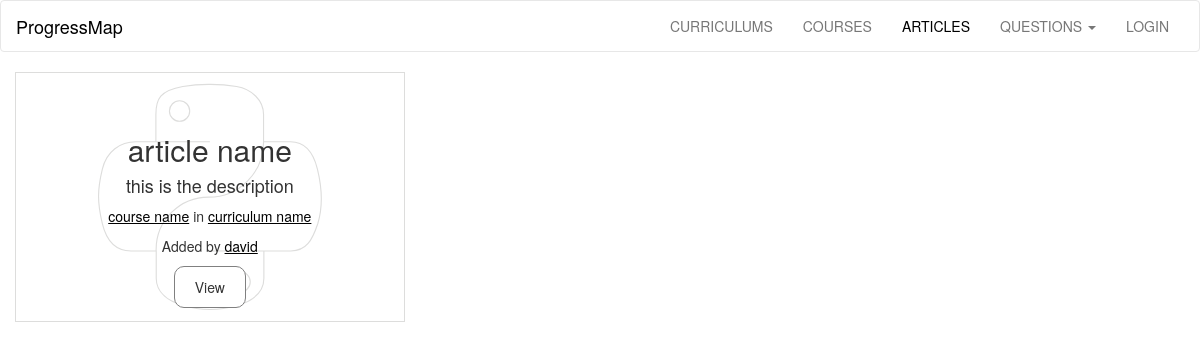
The app's page /articles/ with its own data.
### progressMap/models.py (models this page shows, shortened)
class Articles(db.Model):
	id  = db.Column(db.Integer, primary_key = True)
	title = db.Column(db.String(300), nullable=False)
	course = db.Column(db.Text, nullable=False)
	curriculum = db.Column(db.Text, nullable=False)
	description = db.Column(db.Text, nullable=False)
	user_id = db.Column(db.Integer, db.ForeignKey('user.id'), nullable=False)

class User(db.Model, UserMixin):
	id = db.Column(db.Integer, primary_key = True)
	username = db.Column(db.String(40), unique = True)
	email = db.Column(db.String(120), unique = True)
	password_hash = db.Column(db.String)
	articles =  db.relationship('Articles', backref='user', lazy='dynamic')
	courses =  db.relationship('Courses', backref='user', lazy='dynamic')
	curriculums =  db.relationship('Curriculums', backref='user', lazy='dynamic')
	completed = db.relationship('Completed', backref='user', lazy='dynamic')
	allContent = db.relationship('AllContent', backref='user', lazy='dynamic')
	@property
	def password(self):
		raise AttributeError('password: write-only field')

### progressMap/articles/views.py (the view)
@articles.route('/')
def show():
	articlesList = models.getFromDb(models.Articles, 6)
	return render_template('articles.html', articlesList=articlesList)

### progressMap/models.py (called while the page is built)
def getFromDb(className, num):
	return className.query.order_by(desc(className.title)).limit(num)

### progressMap/templates/articles.html (shortened to what this page needs)
{% extends 'base.html' %}
{% block articles_link %}
<li><a class="active" href="{{ url_for('articles.show')}}">ARTICLES</a></li>
{% endblock %}
{% block content %}
{% if articlesList %}
<section class="container-fluid content">
	{% for article in articlesList %}
	<section class="text-center tile">
		<article class="title">
			<br /><br /><br />
			<h2 style="margin-top: 0px;">{{ article.title }}</h2>
			<h4 class="desc">
				{{ article.description }}
			</h4>
			<p class="date underline">
				<a>{{ article.course }}</a> in
				<a>{{ article.curriculum }}</a>
			</p>
			<p class="underline">Added by
				<a href="{{ url_for('user.userPage', username=article.user.username)}}">
					{{ article.user.username }}
				</a>
			</p>
			<button class="button">View</button>
		</article>
	</section>
	{% endfor %}
</section>
{% endif %}
{% endblock %}

### progressMap/static/css/main.css (style rules this page uses)
a { color: black; text-decoration: none; }
.underline a { text-decoration: underline; }
.navbar-default .navbar-nav>li>a.active { color: black; }
.button { padding: 10px 20px; border: 1px solid gray; border-radius: 10px; background-color: white; }
.content { background-color: white; }
@media screen and (min-width: 768px) { .tile { width: 33.3%; height: 250px; float: left; border: 1px solid #DDDDDC; } }
.title { height: 100%; padding: 0; background: url(/static/img/python.svg) no-repeat; background-position: center; }

### records on screen
Articles: title "article name", description "this is the description", course "course name", curriculum "curriculum name", user.username "david"
